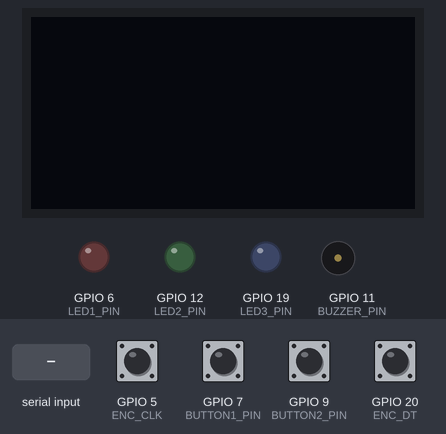
Recording of a sketch running on a simulated ESP32-S3. On the bench: 128×64 one-colour display, output pins drawn as LEDs (lit = HIGH), buzzer (waves = sounding, pin HIGH). Dashed ring = blinking. The test bench sets the inputs (shaded band); at power-on: GPIO 5 (ENC_CLK), GPIO 7 (BUTTON1_PIN), GPIO 9 (BUTTON2_PIN), GPIO 20 (ENC_DT) HIGH. What the sketch prints to the serial monitor is not drawn.

Above: at 1.5 s.
1.6 s: "90,45\n" received over Serial
At 2.6 s:
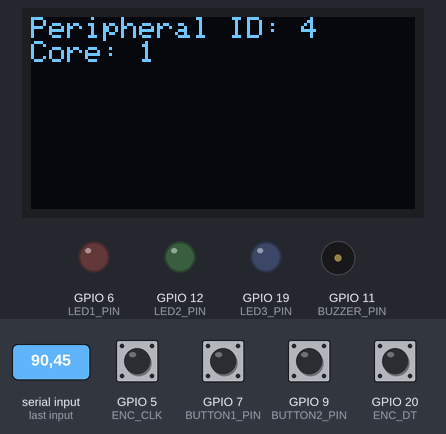
3.3 s: "30,150\n" received over Serial
At 4.7 s:
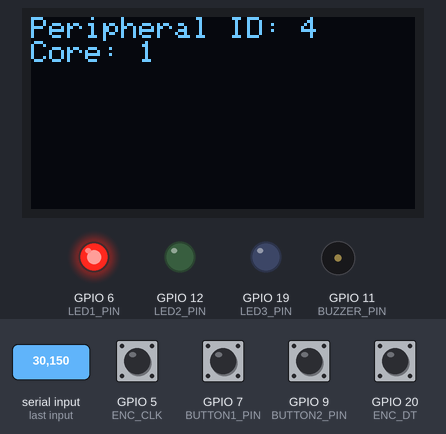
5.0 s: "1\n" received over Serial
At 5.51 s:
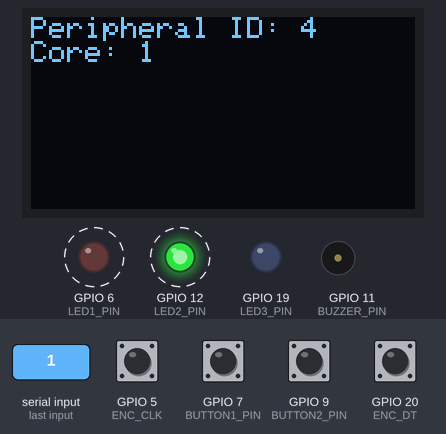
8.0 s: "2\n" received over Serial
At 8.1 s:
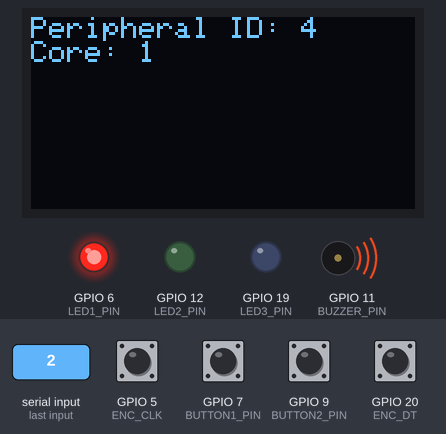
14.0 s: "1\n" received over Serial
At 14.51 s:
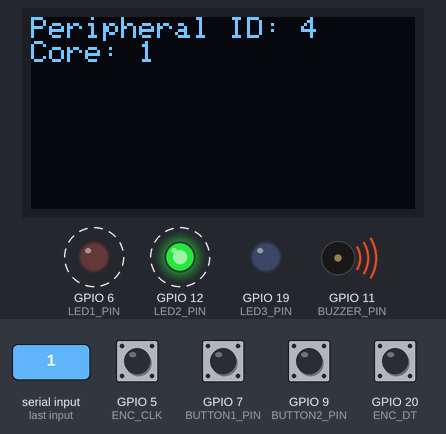
Timing chart, 0 to 18.0 s (numbered marks = the images above; inputs shaded):
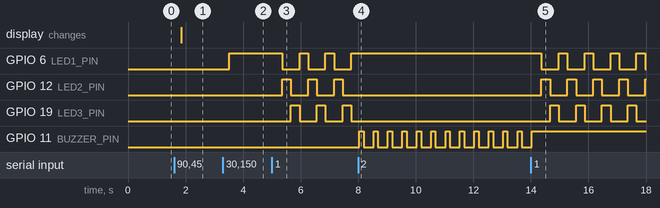

Measured:
- after the input at 1.6 s, the display: changes after 0.25 s (image 1)
- after the input at 3.3 s, GPIO 6 (LED1_PIN): LOW → HIGH after 0.21 s
- after the input at 5.0 s, GPIO 6 (LED1_PIN), GPIO 12 (LED2_PIN): alternates HIGH for 0.30 s and LOW for 0.60 s, starting after 0.36 s; GPIO 19 (LED3_PIN): alternates HIGH for 0.30 s and LOW for 0.60 s, starting after 0.66 s
- after the input at 8.0 s, GPIO 6 (LED1_PIN): stops changing and stays HIGH; GPIO 12 (LED2_PIN), GPIO 19 (LED3_PIN): stops changing and stays LOW; GPIO 11 (BUZZER_PIN): alternates HIGH for 0.15 s and LOW for 0.35 s, starting at once
- after the input at 14.0 s, GPIO 6 (LED1_PIN), GPIO 12 (LED2_PIN): alternates HIGH for 0.30 s and LOW for 0.60 s, starting after 0.37 s; GPIO 19 (LED3_PIN): alternates HIGH for 0.30 s and LOW for 0.60 s, starting after 0.67 s; GPIO 11 (BUZZER_PIN): goes on until 14.0 s, then stays HIGH

The sketch:

sketch.ino
```cpp
/*
  ESP32-S3: multi-peripheral single-active-task + dual-button core-switch
  - Button1 (pin 7) reader task pinned to Core 0
  - Button2 (pin 9) reader task pinned to Core 1
  - Hold both buttons >= 1s -> toggle active core (0 <-> 1)
  - Serial menu selects which peripheral task runs (only one active)
  - Peripheral task is started pinned to activeCore
*/

#include <Arduino.h>
#include <Wire.h>
#include <Adafruit_GFX.h>
#include <Adafruit_SSD1306.h>
#include <ESP32Servo.h>
#include <AccelStepper.h>
#include "freertos/FreeRTOS.h"
#include "freertos/task.h"

// -------------- pin mapping (your pins) --------------
#define OLED_SDA_PIN 17
#define OLED_SCL_PIN 18
#define OLED_ADDR 0x3C

#define LED1_PIN 6
#define LED2_PIN 12
#define LED3_PIN 19

#define BUZZER_PIN 11

#define BUTTON1_PIN 7
#define BUTTON2_PIN 9

#define POT_PIN 13

#define SERVO_PIN 15

#define STEP_PIN 4
#define DIR_PIN 8

#define ENC_CLK 5
#define ENC_DT  20
#define ENC_SW  21

// -------------- devices / objects --------------
Adafruit_SSD1306 display(128, 64, &Wire, -1);
Servo servo;
AccelStepper stepper(AccelStepper::DRIVER, STEP_PIN, DIR_PIN);

// -------------- task handles --------------
TaskHandle_t thPeripheral = NULL;   // currently active peripheral task
TaskHandle_t thBtn1 = NULL;
TaskHandle_t thBtn2 = NULL;
TaskHandle_t thSerial = NULL;       // optional serial menu task (we'll use loop for menu)

// -------------- shared state --------------
volatile bool button1Pressed = false;
volatile bool button2Pressed = false;
volatile int activeCore = 0;        // 0 or 1
volatile int selectedPeripheral = 0; // 0=none, 1..7 peripheral index

// Debounce / both-pressed detection
unsigned long bothPressedStart = 0;
bool bothPressedOngoing = false;

// ---------------- forward declarations ----------------
void startPeripheralOnActiveCore(int id);
void stopPeripheral();
void printMenu();

// ---------------- safe delete ----------------
void safeDeleteHandle(TaskHandle_t &h) {
  if (h != NULL) {
    vTaskDelete(h);
    h = NULL;
  }
}

// ================= Peripheral tasks =================

// 1) LED
void Task_LED(void *pv) {
  pinMode(LED1_PIN, OUTPUT);
  pinMode(LED2_PIN, OUTPUT);
  pinMode(LED3_PIN, OUTPUT);
  for (;;) {
    digitalWrite(LED1_PIN, HIGH); digitalWrite(LED2_PIN, LOW); digitalWrite(LED3_PIN, LOW);
    Serial.printf("[LED] LED1 ON | Core %d\n", xPortGetCoreID());
    vTaskDelay(pdMS_TO_TICKS(300));
    digitalWrite(LED1_PIN, LOW); digitalWrite(LED2_PIN, HIGH);
    Serial.printf("[LED] LED2 ON | Core %d\n", xPortGetCoreID());
    vTaskDelay(pdMS_TO_TICKS(300));
    digitalWrite(LED2_PIN, LOW); digitalWrite(LED3_PIN, HIGH);
    Serial.printf("[LED] LED3 ON | Core %d\n", xPortGetCoreID());
    vTaskDelay(pdMS_TO_TICKS(300));
  }
}

// 2) Buzzer
void Task_Buzzer(void *pv) {
  pinMode(BUZZER_PIN, OUTPUT);
  for (;;) {
    digitalWrite(BUZZER_PIN, HIGH);
    Serial.printf("[BUZZER] ON | Core %d\n", xPortGetCoreID());
    vTaskDelay(pdMS_TO_TICKS(150));
    digitalWrite(BUZZER_PIN, LOW);
    Serial.printf("[BUZZER] OFF | Core %d\n", xPortGetCoreID());
    vTaskDelay(pdMS_TO_TICKS(350));
  }
}

// 3) Pot (read only)
void Task_Pot(void *pv) {
  for (;;) {
    int v = analogRead(POT_PIN);
    Serial.printf("[POT] %d | Core %d\n", v, xPortGetCoreID());
    vTaskDelay(pdMS_TO_TICKS(200));
  }
}

// 4) OLED
void Task_OLED(void *pv) {
  // init i2c/display here so it only runs when task active
  Wire.begin(OLED_SDA_PIN, OLED_SCL_PIN);
  if (!display.begin(SSD1306_SWITCHCAPVCC, OLED_ADDR)) {
    Serial.println("[OLED] init failed");
    vTaskDelete(NULL);
  }
  display.clearDisplay();
  display.setTextColor(SSD1306_WHITE);
  for (;;) {
    display.clearDisplay();
    display.setTextSize(1);
    display.setCursor(0,0);
    display.printf("Peripheral ID: %d\nCore: %d\n", selectedPeripheral, xPortGetCoreID());
    display.display();
    Serial.printf("[OLED] update | Core %d\n", xPortGetCoreID());
    vTaskDelay(pdMS_TO_TICKS(500));
  }
}

// 5) Encoder
int prevCLK = digitalRead(ENC_CLK);
int encValue = 0;

void Task_Encoder(void *pv) {
  pinMode(ENC_CLK, INPUT_PULLUP);
  pinMode(ENC_DT, INPUT_PULLUP);
  pinMode(ENC_SW, INPUT_PULLUP);

  for (;;) {
    int clk = digitalRead(ENC_CLK);
    if (clk != prevCLK) { // Deteksi perubahan
      if (digitalRead(ENC_DT) != clk) encValue++;
      else encValue--;
      Serial.printf("[ENC] %d Core %d\n", encValue, xPortGetCoreID());
    }
    prevCLK = clk;
    vTaskDelay(1 / portTICK_PERIOD_MS); // cek cepat
  }
}

// 6) Servo
void Task_Servo(void *pv) {
  servo.attach(SERVO_PIN);
  for (;;) {
    for (int p=20; p<=160; p+=10) {
      servo.write(p);
      Serial.printf("[SERVO] %d | Core %d\n", p, xPortGetCoreID());
      vTaskDelay(pdMS_TO_TICKS(100));
    }
    for (int p=160; p>=20; p-=10) {
      servo.write(p);
      Serial.printf("[SERVO] %d | Core %d\n", p, xPortGetCoreID());
      vTaskDelay(pdMS_TO_TICKS(100));
    }
  }
}

// 7) Stepper (A4988 via STEP/DIR)
void Task_Stepper(void *pv) {
  stepper.setMaxSpeed(500);
  stepper.setAcceleration(200);
  for (;;) {
    stepper.moveTo(300);
    while (stepper.distanceToGo()) stepper.run();
    Serial.printf("[STEPPER] forward | Core %d\n", xPortGetCoreID());
    vTaskDelay(pdMS_TO_TICKS(100));
    stepper.moveTo(-300);
    while (stepper.distanceToGo()) stepper.run();
    Serial.printf("[STEPPER] back | Core %d\n", xPortGetCoreID());
    vTaskDelay(pdMS_TO_TICKS(100));
  }
}

// ---------------- Button reader tasks ----------------
// Task for BUTTON1 on CORE 0
void Task_Button1_Core0(void *pv) {
  pinMode(BUTTON1_PIN, INPUT_PULLUP);
  Serial.printf("[BTN1] reader on core %d\n", xPortGetCoreID());
  bool last = digitalRead(BUTTON1_PIN);
  for (;;) {
    bool cur = (digitalRead(BUTTON1_PIN) == LOW);
    if (cur != button1Pressed) {
      button1Pressed = cur;
      Serial.printf("[BTN1] %s | Core %d\n", cur ? "PRESSED" : "RELEASED", xPortGetCoreID());
    }
    vTaskDelay(pdMS_TO_TICKS(40));
  }
}

// Task for BUTTON2 on CORE 1
void Task_Button2_Core1(void *pv) {
  pinMode(BUTTON2_PIN, INPUT_PULLUP);
  Serial.printf("[BTN2] reader on core %d\n", xPortGetCoreID());
  bool last = digitalRead(BUTTON2_PIN);
  for (;;) {
    bool cur = (digitalRead(BUTTON2_PIN) == LOW);
    if (cur != button2Pressed) {
      button2Pressed = cur;
      Serial.printf("[BTN2] %s | Core %d\n", cur ? "PRESSED" : "RELEASED", xPortGetCoreID());
    }
    vTaskDelay(pdMS_TO_TICKS(40));
  }
}

// ---------------- Peripheral control: start/stop pinned to activeCore ----------------
void startPeripheralOnActiveCore(int id) {
  // stop existing
  stopPeripheral();
  BaseType_t r = pdFAIL;
  const char *name = "PER";
  uint32_t stack = 3072;
  switch (id) {
    case 1: r = xTaskCreatePinnedToCore(Task_LED,    "LED",    3072, NULL, 1, &thPeripheral, activeCore); name="LED"; break;
    case 2: r = xTaskCreatePinnedToCore(Task_Buzzer, "BZR",    2048, NULL, 1, &thPeripheral, activeCore); name="BZR"; break;
    case 3: r = xTaskCreatePinnedToCore(Task_Pot,    "POT",    2048, NULL, 1, &thPeripheral, activeCore); name="POT"; break;
    case 4: r = xTaskCreatePinnedToCore(Task_OLED,   "OLED",   4096, NULL, 1, &thPeripheral, activeCore); name="OLED"; break;
    case 5: r = xTaskCreatePinnedToCore(Task_Encoder,"ENC",    2048, NULL, 1, &thPeripheral, activeCore); name="ENC"; break;
    case 6: r = xTaskCreatePinnedToCore(Task_Servo,  "SRV",    4096, NULL, 1, &thPeripheral, activeCore); name="SRV"; break;
    case 7: r = xTaskCreatePinnedToCore(Task_Stepper,"STP",    4096, NULL, 1, &thPeripheral, activeCore); name="STP"; break;
    default: return;
  }
  if (r == pdPASS) {
    Serial.printf("[SYSTEM] Started %s (id=%d) on core %d\n", name, id, activeCore);
    selectedPeripheral = id;
  } else {
    Serial.printf("[SYSTEM] Failed to start peripheral id=%d\n", id);
    selectedPeripheral = 0;
  }
}

void stopPeripheral() {
  if (thPeripheral != NULL) {
    // If it was servo or oled, detach/cleanup
    if (selectedPeripheral == 6) servo.detach();
    // OLED cleanup not strictly required; task deletes will free it
    safeDeleteHandle(thPeripheral);
    selectedPeripheral = 0;
    Serial.println("[SYSTEM] Peripheral stopped");
  }
}

// --------------- monitor both-press and orchestrator ---------------
void checkBothPressedAndToggleCore() {
  // called from main loop
  if (button1Pressed && button2Pressed) {
    if (!bothPressedOngoing) {
      bothPressedOngoing = true;
      bothPressedStart = millis();
    } else {
      if (millis() - bothPressedStart >= 1000) {
        // toggle core
        activeCore = (activeCore == 0) ? 1 : 0;
        Serial.printf("[SYSTEM] BOTH pressed >=1s -> toggled activeCore to %d\n", activeCore);
        // if a peripheral is active, restart it pinned to new core
        if (selectedPeripheral != 0) {
          Serial.println("[SYSTEM] Restarting peripheral on new core...");
          startPeripheralOnActiveCore(selectedPeripheral);
        }
        // debounce long-press so we don't toggle repeatedly
        bothPressedOngoing = false;
        // wait a bit
        vTaskDelay(pdMS_TO_TICKS(500));
      }
    }
  } else {
    bothPressedOngoing = false;
  }
}

// ---------------- Serial menu (simple, handled in loop) ----------------
void printMenu() {
  Serial.println("\n===== Peripheral Menu =====");
  Serial.println("1 - LED (rotate 3 LEDs)");
  Serial.println("2 - Buzzer");
  Serial.println("3 - Pot read");
  Serial.println("4 - OLED display");
  Serial.println("5 - Encoder");
  Serial.println("6 - Servo");
  Serial.println("7 - Stepper");
  Serial.println("0 - Stop peripheral");
  Serial.print("Select (0..7): ");
}

// --------------- setup & loop ---------------
void setup() {
  Serial.begin(115200);
  delay(300);
  Serial.println("\n=== ESP32-S3 Multi-Peripheral with Dual-button Core Switch ===");
  Serial.printf("Initial active core = %d\n", activeCore);
  // prepare safe defaults
  pinMode(LED1_PIN, OUTPUT); digitalWrite(LED1_PIN, LOW);
  pinMode(LED2_PIN, OUTPUT); digitalWrite(LED2_PIN, LOW);
  pinMode(LED3_PIN, OUTPUT); digitalWrite(LED3_PIN, LOW);
  pinMode(BUZZER_PIN, OUTPUT); digitalWrite(BUZZER_PIN, LOW);

  // create button reader tasks pinned to cores
  xTaskCreatePinnedToCore(Task_Button1_Core0, "BTN1_C0", 2048, NULL, 2, &thBtn1, 0);
  xTaskCreatePinnedToCore(Task_Button2_Core1, "BTN2_C1", 2048, NULL, 2, &thBtn2, 1);

  printMenu();
}

void loop() {
  // Serial menu handling (non-blocking)
  if (Serial.available()) {
    char c = Serial.read();
    if (c >= '0' && c <= '7') {
      int sel = c - '0';
      if (sel == 0) {
        stopPeripheral();
      } else {
        // start selected peripheral pinned to activeCore
        startPeripheralOnActiveCore(sel);
      }
      printMenu();
    }
  }

  // check both-pressed for core toggle
  checkBothPressedAndToggleCore();

  vTaskDelay(pdMS_TO_TICKS(50));
}
```
